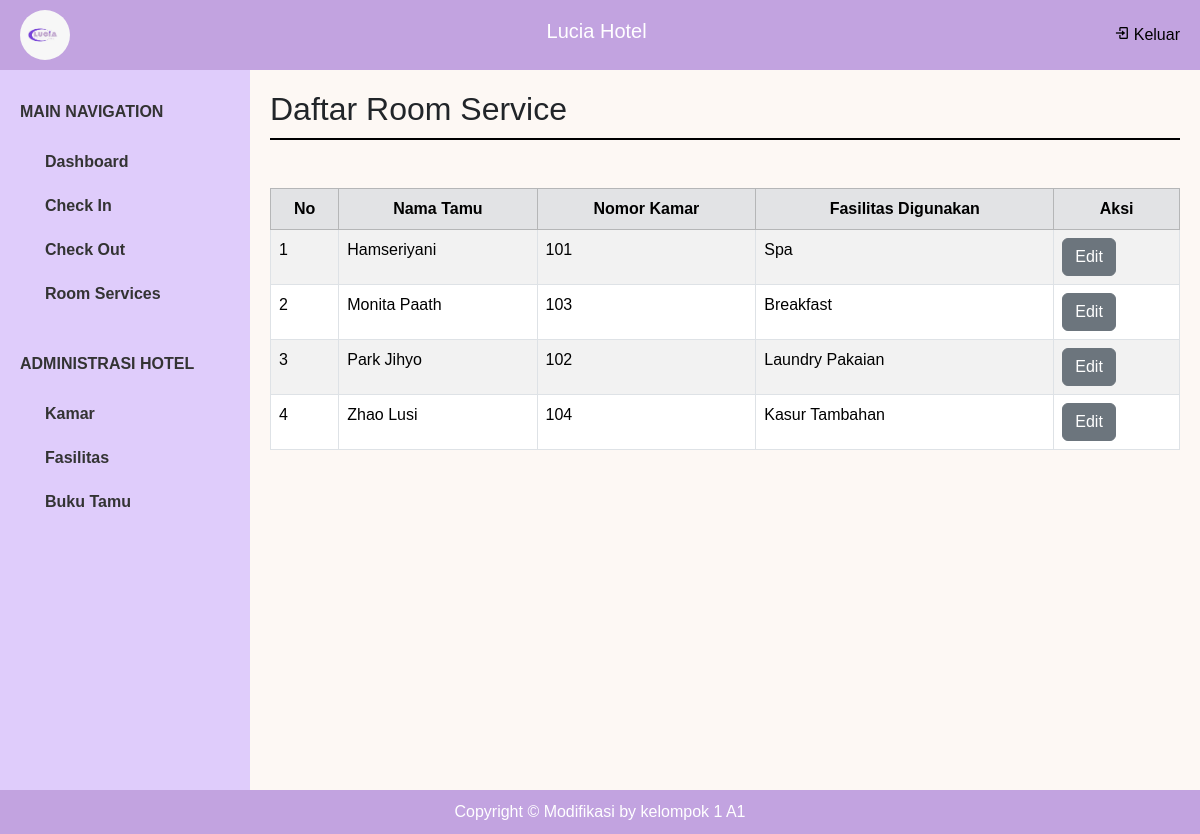
Screenshot of /index.php?page=room_service (signed in) with the database file from the repository.
### tables this page shows
CREATE TABLE `fasilitas` (
  `ID_Fasilitas` int(50) NOT NULL,
  `Nama_Fasilitas` varchar(100) NOT NULL,
  `Harga_Fasilitas` double NOT NULL
);

CREATE TABLE `customer` (
  `ID_Customer` int(50) NOT NULL,
  `ID_Kamar` int(50) NOT NULL,
  `Nama_Customer` varchar(100) NOT NULL,
  `Usia_Customer` varchar(50) NOT NULL,
  `Alamat_Customer` varchar(50) NOT NULL,
  `Email_Customer` varchar(100) NOT NULL,
  `No_HP` char(50) NOT NULL,
  `Lama_Menginap` int(100) NOT NULL
);

CREATE TABLE `kamar` (
  `ID_Kamar` int(50) NOT NULL,
  `No_Kamar` int(100) NOT NULL,
  `Status` tinyint(1) NOT NULL,
  `ID_Jenis` int(50) NOT NULL
);

### room_service/index.php (the view, shortened to what this page needs)
<?php
include $_SERVER['DOCUMENT_ROOT'] . '/Hotel/koneksi/koneksi.php';
$query = "
    SELECT
        f.ID_Fasilitas,
        c.Nama_Customer,
        k.No_Kamar,
        f.Nama_Fasilitas
    FROM reservasi r
    JOIN customer c ON r.ID_Customer = c.ID_Customer
    JOIN kamar k ON c.ID_Kamar = k.ID_Kamar
    LEFT JOIN fasilitas f ON r.ID_Fasilitas = f.ID_Fasilitas
    WHERE f.Nama_Fasilitas IS NOT NULL
    ORDER BY c.Nama_Customer ASC";
$result = mysqli_query($conn, $query);
?>
<!DOCTYPE html>
<html lang="en">
<head>
    <link href="https://cdn.jsdelivr.net/npm/bootstrap@5.3.3/dist/css/bootstrap.min.css" rel="stylesheet">
</head>
<body>
    <div class="">
        <h2 class="mb-5" style="border-bottom: 2px solid #000; padding-bottom: 10px; margin-bottom: 20px;">Daftar Room Service</h2>
        <table class="table table-striped table-bordered table-hover">
        <thead class="table-secondary text-center">
            <tr>
                <th>No</th>
                <th>Nama Tamu</th>
                <th>Nomor Kamar</th>
                <th>Fasilitas Digunakan</th>
                <th>Aksi</th>
            </tr>
        </thead>
        <tbody>
            <?php
            if (mysqli_num_rows($result) > 0) {
                $no = 1;
                while ($row = mysqli_fetch_assoc($result)) {
                    echo "<tr>
                            <td>{$no}</td>
                            <td>{$row['Nama_Customer']}</td>
                            <td>{$row['No_Kamar']}</td>
                            <td>{$row['Nama_Fasilitas']}</td>
                            <td>
                                <a class='btn btn-secondary' href='/Hotel/index.php?page=room_service_edit&id_fasilitas=" . $row['ID_Fasilitas'] . "'>Edit</a>
                            </td>
                          </tr>";
                    $no++;
                }
            } else {
                echo "<tr>
                        <td>Tidak ada data room service tersedia.</td>
                      </tr>";
            }
            ?>
        </tbody>
    </table>
    </div>
</body>
</html>

### index.php (shortened to what this page needs)
<?php
	include "koneksi/koneksi.php";
	if(empty($_SESSION['username']) or empty($_SESSION['password'])){
		echo "<p align='center'> Anda harus login terlebih dahulu!</p>";
		echo "<meta http-equiv='refresh' content='2; url=login.php'>";
	}else{
?>
<!DOCTYPE html>
<html>
<head>
	<link rel="stylesheet" type="text/css" href="assets/style/style.css">
	<link href="https://cdn.jsdelivr.net/npm/bootstrap@5.3.3/dist/css/bootstrap.min.css" rel="stylesheet">
	<link href='https://unpkg.com/boxicons@2.1.4/css/boxicons.min.css' rel='stylesheet'>
</head>
<body>
	<header class="header">
			<div class="logo">
                <img src="assets/image/lucia.jpeg" alt="Lucia Hotel">
            </div>
            <div class="header-text">
                <h1>Lucia Hotel</h1>
            </div>
            <div>
            	<a style="text-decoration: none; color: black;" href="logout.php">
            		<i class='bx bx-log-in'></i>
            		<span>Keluar</span>
            	</a>
            </div>
	</header>
	<div class="layout">
		<aside class="sidebar">
			<ul class="menu-header"><p>MAIN NAVIGATION</p>
				<li><a href="?page=dashboard" class="aktif">Dashboard</a></li>
				<li><a href="?page=check-in">Check In</a></li>
				<li><a href="?page=check-out">Check Out</a></li>
				<li><a href="?page=room_service">Room Services</a></li>
			</ul>
			<ul class="menu-header"><p>ADMINISTRASI HOTEL</p>
				<li><a href="?page=kamar">Kamar</a></li>
				<li><a href="?page=fasilitas">Fasilitas</a></li>
				<li><a href="?page=buku_tamu">Buku Tamu</a></li>
			</ul>
		</aside>
		<div class="content">
			<?php
				if (isset($_GET['page'])) {
					$page = $_GET['page'];
					switch ($page) {
						case "room_service":
							include "room_service/index.php";
							break;
					}
				}
			?>
		</div>
	</div>
	<div class="footer">
		Copyright &copy; Modifikasi by kelompok 1 A1
		</div>
</body>
</html>
<?php
}
?>

### assets/style/style.css (style rules this page uses)
* { margin: 0; padding: 0; box-sizing: border-box; font-family: Arial, sans-serif; }
.header { display: flex; justify-content: space-between; align-items: center; background-color: #c2a3e0; padding: 10px 20px; color: white; }
.logo img { height: 50px; margin-right: 10px; border-radius: 50%; }
.header-text { text-align: center; display: flex; }
.header-text h1 { font-size: 20px; }
.layout { display: flex; height: calc(100vh - 80px); }
.sidebar { width: 250px; background-color: #dfccfb; padding: 20px 0; }
.sidebar ul { list-style: none; padding: 0; }
.sidebar .menu-header { font-weight: bold; padding: 10px 20px; color: #333; }
.sidebar ul li a { display: block; padding: 10px 20px; color: #333; text-decoration: none; border-left: 5px solid transparent; transition: 0.3s; }
.content { flex: 1; padding: 20px; background-color: #fdf8f4; overflow-y: auto; }
.footer { background-color: #c2a3e0; color: white; text-align: center; padding: 10px 0; position: relative; }

### rows the page displays
fasilitas: customer.Nama_Customer "Hamseriyani", kamar.No_Kamar "101", Nama_Fasilitas "Spa"
fasilitas: customer.Nama_Customer "Monita Paath", kamar.No_Kamar "103", Nama_Fasilitas "Breakfast"
fasilitas: customer.Nama_Customer "Park Jihyo", kamar.No_Kamar "102", Nama_Fasilitas "Laundry Pakaian"
fasilitas: customer.Nama_Customer "Zhao Lusi", kamar.No_Kamar "104", Nama_Fasilitas "Kasur Tambahan"
